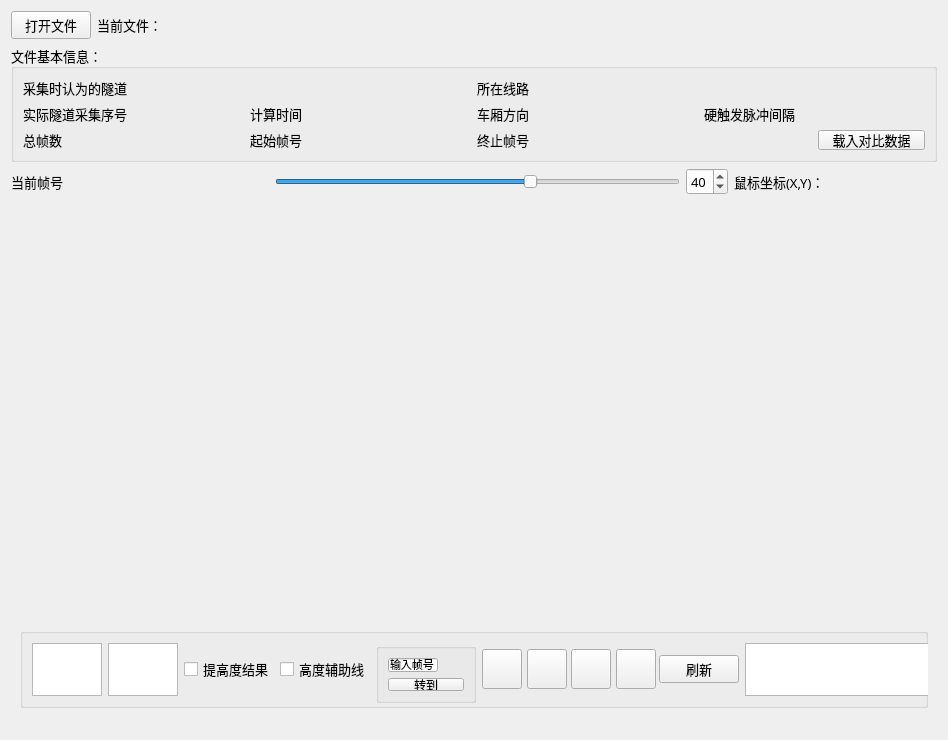
<?xml version="1.0" encoding="UTF-8"?>
<ui version="4.0">
 <class>ViewTVCalcuMatDataWidget</class>
 <widget class="QWidget" name="ViewTVCalcuMatDataWidget">
  <property name="geometry">
   <rect>
    <x>0</x>
    <y>0</y>
    <width>948</width>
    <height>740</height>
   </rect>
  </property>
  <property name="font">
   <font>
    <family>微软雅黑</family>
    <pointsize>10</pointsize>
    <weight>50</weight>
    <bold>false</bold>
   </font>
  </property>
  <property name="windowTitle">
   <string>铁路隧道建筑限界测量系统-计算结果流式文件(.mdat/.fdat)查看工具</string>
  </property>
  <layout class="QGridLayout" name="gridLayout_7">
   <item row="0" column="0">
    <layout class="QGridLayout" name="gridLayout">
     <item row="0" column="0">
      <widget class="QPushButton" name="openFileButton">
       <property name="text">
        <string>打开文件</string>
       </property>
      </widget>
     </item>
     <item row="0" column="1">
      <widget class="QLabel" name="label">
       <property name="text">
        <string>当前文件：</string>
       </property>
      </widget>
     </item>
     <item row="0" column="2">
      <widget class="QLabel" name="currentFile">
       <property name="minimumSize">
        <size>
         <width>400</width>
         <height>0</height>
        </size>
       </property>
       <property name="text">
        <string/>
       </property>
      </widget>
     </item>
     <item row="0" column="3">
      <spacer name="horizontalSpacer">
       <property name="orientation">
        <enum>Qt::Horizontal</enum>
       </property>
       <property name="sizeHint" stdset="0">
        <size>
         <width>40</width>
         <height>20</height>
        </size>
       </property>
      </spacer>
     </item>
    </layout>
   </item>
   <item row="1" column="0">
    <widget class="QGroupBox" name="groupBox">
     <property name="title">
      <string>文件基本信息：</string>
     </property>
     <layout class="QVBoxLayout" name="verticalLayout_3">
      <item>
       <layout class="QGridLayout" name="gridLayout_3">
        <item row="2" column="6">
         <widget class="QLabel" name="label_11">
          <property name="text">
           <string>硬触发脉冲间隔</string>
          </property>
         </widget>
        </item>
        <item row="1" column="2">
         <widget class="QLabel" name="isdouble">
          <property name="text">
           <string/>
          </property>
         </widget>
        </item>
        <item row="2" column="3">
         <widget class="QLabel" name="datetime">
          <property name="text">
           <string/>
          </property>
         </widget>
        </item>
        <item row="1" column="3">
         <widget class="QLabel" name="isnormal">
          <property name="text">
           <string/>
          </property>
         </widget>
        </item>
        <item row="1" column="5">
         <widget class="QLabel" name="linename">
          <property name="text">
           <string/>
          </property>
         </widget>
        </item>
        <item row="1" column="0">
         <widget class="QLabel" name="label_4">
          <property name="text">
           <string>采集时认为的隧道</string>
          </property>
         </widget>
        </item>
        <item row="1" column="1">
         <widget class="QLabel" name="tunnelname">
          <property name="text">
           <string/>
          </property>
         </widget>
        </item>
        <item row="2" column="1">
         <widget class="QLabel" name="seqno">
          <property name="text">
           <string/>
          </property>
         </widget>
        </item>
        <item row="2" column="4">
         <widget class="QLabel" name="label_7">
          <property name="text">
           <string>车厢方向</string>
          </property>
         </widget>
        </item>
        <item row="2" column="2">
         <widget class="QLabel" name="label_5">
          <property name="text">
           <string>计算时间</string>
          </property>
         </widget>
        </item>
        <item row="2" column="0">
         <widget class="QLabel" name="label_6">
          <property name="text">
           <string>实际隧道采集序号</string>
          </property>
         </widget>
        </item>
        <item row="1" column="4">
         <widget class="QLabel" name="label_3">
          <property name="text">
           <string>所在线路</string>
          </property>
         </widget>
        </item>
        <item row="2" column="5">
         <widget class="QLabel" name="direction">
          <property name="text">
           <string/>
          </property>
         </widget>
        </item>
        <item row="3" column="0">
         <widget class="QLabel" name="label_8">
          <property name="text">
           <string>总帧数</string>
          </property>
         </widget>
        </item>
        <item row="3" column="1">
         <widget class="QLabel" name="totalFrame">
          <property name="text">
           <string/>
          </property>
         </widget>
        </item>
        <item row="3" column="2">
         <widget class="QLabel" name="label_9">
          <property name="text">
           <string>起始帧号</string>
          </property>
         </widget>
        </item>
        <item row="3" column="4">
         <widget class="QLabel" name="label_10">
          <property name="text">
           <string>终止帧号</string>
          </property>
         </widget>
        </item>
        <item row="3" column="3">
         <widget class="QLabel" name="startFrame">
          <property name="text">
           <string/>
          </property>
         </widget>
        </item>
        <item row="3" column="5">
         <widget class="QLabel" name="endFrame">
          <property name="text">
           <string/>
          </property>
         </widget>
        </item>
        <item row="2" column="7">
         <widget class="QLabel" name="pulsenum">
          <property name="text">
           <string/>
          </property>
         </widget>
        </item>
        <item row="3" column="7">
         <widget class="QPushButton" name="loadCompareDataButton">
          <property name="maximumSize">
           <size>
            <width>16777215</width>
            <height>20</height>
           </size>
          </property>
          <property name="text">
           <string>载入对比数据</string>
          </property>
         </widget>
        </item>
       </layout>
      </item>
     </layout>
    </widget>
   </item>
   <item row="2" column="0">
    <layout class="QGridLayout" name="gridLayout_5">
     <item row="0" column="0">
      <layout class="QGridLayout" name="gridLayout_4">
       <item row="0" column="5">
        <widget class="QLabel" name="label_12">
         <property name="text">
          <string>鼠标坐标(X,Y)：</string>
         </property>
        </widget>
       </item>
       <item row="0" column="0">
        <widget class="QLabel" name="label_2">
         <property name="text">
          <string>当前帧号</string>
         </property>
        </widget>
       </item>
       <item row="0" column="1">
        <widget class="QLabel" name="framenumberlabel">
         <property name="minimumSize">
          <size>
           <width>200</width>
           <height>0</height>
          </size>
         </property>
         <property name="font">
          <font>
           <pointsize>12</pointsize>
           <weight>75</weight>
           <bold>true</bold>
          </font>
         </property>
         <property name="text">
          <string/>
         </property>
         <property name="alignment">
          <set>Qt::AlignCenter</set>
         </property>
        </widget>
       </item>
       <item row="0" column="3">
        <widget class="QSlider" name="horizontalSlider">
         <property name="minimum">
          <number>5</number>
         </property>
         <property name="maximum">
          <number>60</number>
         </property>
         <property name="value">
          <number>40</number>
         </property>
         <property name="orientation">
          <enum>Qt::Horizontal</enum>
         </property>
        </widget>
       </item>
       <item row="0" column="4">
        <widget class="QSpinBox" name="spinBox">
         <property name="minimum">
          <number>10</number>
         </property>
         <property name="maximum">
          <number>60</number>
         </property>
         <property name="value">
          <number>40</number>
         </property>
        </widget>
       </item>
       <item row="0" column="6">
        <widget class="QLabel" name="mouseX">
         <property name="minimumSize">
          <size>
           <width>50</width>
           <height>0</height>
          </size>
         </property>
         <property name="text">
          <string/>
         </property>
        </widget>
       </item>
       <item row="0" column="7">
        <widget class="QLabel" name="mouseY">
         <property name="minimumSize">
          <size>
           <width>50</width>
           <height>0</height>
          </size>
         </property>
         <property name="text">
          <string/>
         </property>
        </widget>
       </item>
      </layout>
     </item>
     <item row="1" column="0">
      <widget class="QWidget" name="graphicsView" native="true">
       <property name="minimumSize">
        <size>
         <width>0</width>
         <height>400</height>
        </size>
       </property>
      </widget>
     </item>
    </layout>
   </item>
   <item row="3" column="0">
    <widget class="QWidget" name="widget" native="true">
     <layout class="QGridLayout" name="gridLayout_8">
      <item row="0" column="0">
       <widget class="QGroupBox" name="player_groupBox">
        <property name="minimumSize">
         <size>
          <width>600</width>
          <height>0</height>
         </size>
        </property>
        <property name="maximumSize">
         <size>
          <width>16777215</width>
          <height>80</height>
         </size>
        </property>
        <property name="title">
         <string/>
        </property>
        <layout class="QHBoxLayout" name="horizontalLayout">
         <item>
          <widget class="QPlainTextEdit" name="RmatrixText"/>
         </item>
         <item>
          <widget class="QPlainTextEdit" name="TmatrixText"/>
         </item>
         <item>
          <widget class="QCheckBox" name="synResultButton">
           <property name="text">
            <string>提高度结果</string>
           </property>
          </widget>
         </item>
         <item>
          <widget class="QCheckBox" name="interestHeightsButton">
           <property name="font">
            <font>
             <pointsize>10</pointsize>
            </font>
           </property>
           <property name="text">
            <string>高度辅助线</string>
           </property>
          </widget>
         </item>
         <item>
          <widget class="QGroupBox" name="groupBox_2">
           <property name="minimumSize">
            <size>
             <width>100</width>
             <height>60</height>
            </size>
           </property>
           <property name="title">
            <string/>
           </property>
           <layout class="QVBoxLayout" name="verticalLayout_4">
            <item>
             <widget class="QLineEdit" name="frameSearchInput_2">
              <property name="maximumSize">
               <size>
                <width>50</width>
                <height>16777215</height>
               </size>
              </property>
              <property name="font">
               <font>
                <pointsize>8</pointsize>
               </font>
              </property>
              <property name="text">
               <string>输入帧号</string>
              </property>
             </widget>
            </item>
            <item>
             <widget class="QPushButton" name="frameSearchButton_2">
              <property name="font">
               <font>
                <pointsize>9</pointsize>
               </font>
              </property>
              <property name="text">
               <string>转到</string>
              </property>
              <property name="icon">
               <iconset resource="../../../lz_client_main/resource/icons.qrc">
                <normaloff>:/image/cancel.png</normaloff>:/image/cancel.png</iconset>
              </property>
             </widget>
            </item>
           </layout>
          </widget>
         </item>
         <item>
          <spacer name="horizontalSpacer_12">
           <property name="orientation">
            <enum>Qt::Horizontal</enum>
           </property>
           <property name="sizeHint" stdset="0">
            <size>
             <width>40</width>
             <height>20</height>
            </size>
           </property>
          </spacer>
         </item>
         <item>
          <layout class="QGridLayout" name="gridLayout_2">
           <item row="0" column="0">
            <widget class="QPushButton" name="beginFrameLabel_2">
             <property name="minimumSize">
              <size>
               <width>40</width>
               <height>40</height>
              </size>
             </property>
             <property name="maximumSize">
              <size>
               <width>40</width>
               <height>40</height>
              </size>
             </property>
             <property name="toolTip">
              <string>&lt;html&gt;&lt;head/&gt;&lt;body&gt;&lt;p&gt;第一帧&lt;/p&gt;&lt;/body&gt;&lt;/html&gt;</string>
             </property>
             <property name="whatsThis">
              <string>&lt;html&gt;&lt;head/&gt;&lt;body&gt;&lt;p&gt;&lt;br/&gt;&lt;/p&gt;&lt;/body&gt;&lt;/html&gt;</string>
             </property>
             <property name="styleSheet">
              <string notr="true">QPushButton{ 
    border-width:4px;
    border-image:url(:player/player_begin.png)
    4 4 4 4 stretch stretch;
}

QPushButton:hover{
    border: 0.1px solid;
    border-image:url(:player/player_begin.png)
}

QPushButton:pressed{
	border: 0.1px solid;
	border-image:url(:player/player_begin.png)
}</string>
             </property>
             <property name="text">
              <string/>
             </property>
            </widget>
           </item>
           <item row="0" column="1">
            <spacer name="horizontalSpacer_11">
             <property name="orientation">
              <enum>Qt::Horizontal</enum>
             </property>
             <property name="sizeHint" stdset="0">
              <size>
               <width>40</width>
               <height>20</height>
              </size>
             </property>
            </spacer>
           </item>
           <item row="0" column="2">
            <widget class="QPushButton" name="lastFrameLabel_2">
             <property name="minimumSize">
              <size>
               <width>40</width>
               <height>40</height>
              </size>
             </property>
             <property name="maximumSize">
              <size>
               <width>40</width>
               <height>40</height>
              </size>
             </property>
             <property name="toolTip">
              <string>&lt;html&gt;&lt;head/&gt;&lt;body&gt;&lt;p&gt;上5帧&lt;/p&gt;&lt;/body&gt;&lt;/html&gt;</string>
             </property>
             <property name="whatsThis">
              <string>&lt;html&gt;&lt;head/&gt;&lt;body&gt;&lt;p&gt;&lt;br/&gt;&lt;/p&gt;&lt;/body&gt;&lt;/html&gt;</string>
             </property>
             <property name="styleSheet">
              <string notr="true">QPushButton{ 
    border-width:4px;
    border-image:url(:player/player_back.png)
    4 4 4 4 stretch stretch;
}

QPushButton:hover{
    border: 0.1px solid;
    border-image:url(:player/player_back.png)
}

QPushButton:pressed{
	border: 0.1px solid;
	border-image:url(:player/player_back.png)
}</string>
             </property>
             <property name="text">
              <string/>
             </property>
            </widget>
           </item>
           <item row="0" column="3">
            <spacer name="horizontalSpacer_8">
             <property name="orientation">
              <enum>Qt::Horizontal</enum>
             </property>
             <property name="sizeHint" stdset="0">
              <size>
               <width>40</width>
               <height>20</height>
              </size>
             </property>
            </spacer>
           </item>
           <item row="0" column="4">
            <widget class="QPushButton" name="nextFrameLabel_2">
             <property name="minimumSize">
              <size>
               <width>40</width>
               <height>40</height>
              </size>
             </property>
             <property name="maximumSize">
              <size>
               <width>40</width>
               <height>40</height>
              </size>
             </property>
             <property name="toolTip">
              <string>&lt;html&gt;&lt;head/&gt;&lt;body&gt;&lt;p&gt;下5帧&lt;/p&gt;&lt;/body&gt;&lt;/html&gt;</string>
             </property>
             <property name="whatsThis">
              <string>&lt;html&gt;&lt;head/&gt;&lt;body&gt;&lt;p&gt;&lt;br/&gt;&lt;/p&gt;&lt;/body&gt;&lt;/html&gt;</string>
             </property>
             <property name="styleSheet">
              <string notr="true">QPushButton{ 
    border-width:4px;
    border-image:url(:player/player_forward.png)
    4 4 4 4 stretch stretch;
}

QPushButton:hover{
    border: 0.1px solid;
    border-image:url(:player/player_forward.png)
}

QPushButton:pressed{
	border: 0.1px solid;
	border-image:url(:player/player_forward.png)
}</string>
             </property>
             <property name="text">
              <string/>
             </property>
            </widget>
           </item>
           <item row="0" column="5">
            <spacer name="horizontalSpacer_9">
             <property name="orientation">
              <enum>Qt::Horizontal</enum>
             </property>
             <property name="sizeHint" stdset="0">
              <size>
               <width>40</width>
               <height>20</height>
              </size>
             </property>
            </spacer>
           </item>
           <item row="0" column="6">
            <widget class="QPushButton" name="endFrameLabel_2">
             <property name="minimumSize">
              <size>
               <width>40</width>
               <height>40</height>
              </size>
             </property>
             <property name="maximumSize">
              <size>
               <width>40</width>
               <height>40</height>
              </size>
             </property>
             <property name="toolTip">
              <string>&lt;html&gt;&lt;head/&gt;&lt;body&gt;&lt;p&gt;末尾帧&lt;/p&gt;&lt;/body&gt;&lt;/html&gt;</string>
             </property>
             <property name="whatsThis">
              <string>&lt;html&gt;&lt;head/&gt;&lt;body&gt;&lt;p&gt;&lt;br/&gt;&lt;/p&gt;&lt;/body&gt;&lt;/html&gt;</string>
             </property>
             <property name="styleSheet">
              <string notr="true">QPushButton{ 
    border-width:4px;
    border-image:url(:player/player_end.png)
    4 4 4 4 stretch stretch;
}

QPushButton:hover{
    border: 0.1px solid;
    border-image:url(:player/player_end.png)
}

QPushButton:pressed{
	border: 0.1px solid;
	border-image:url(:player/player_end.png)
}</string>
             </property>
             <property name="text">
              <string/>
             </property>
            </widget>
           </item>
           <item row="0" column="7">
            <spacer name="horizontalSpacer_7">
             <property name="orientation">
              <enum>Qt::Horizontal</enum>
             </property>
             <property name="sizeHint" stdset="0">
              <size>
               <width>40</width>
               <height>20</height>
              </size>
             </property>
            </spacer>
           </item>
          </layout>
         </item>
         <item>
          <widget class="QPushButton" name="refreshButton_2">
           <property name="font">
            <font>
             <pointsize>10</pointsize>
            </font>
           </property>
           <property name="text">
            <string>刷新</string>
           </property>
           <property name="icon">
            <iconset resource="../../../lz_client_main/resource/icons.qrc">
             <normaloff>:/image/refresh (2).png</normaloff>:/image/refresh (2).png</iconset>
           </property>
          </widget>
         </item>
         <item>
          <spacer name="horizontalSpacer_14">
           <property name="orientation">
            <enum>Qt::Horizontal</enum>
           </property>
           <property name="sizeHint" stdset="0">
            <size>
             <width>40</width>
             <height>20</height>
            </size>
           </property>
          </spacer>
         </item>
         <item>
          <widget class="QTextBrowser" name="statusArea">
           <property name="minimumSize">
            <size>
             <width>500</width>
             <height>0</height>
            </size>
           </property>
          </widget>
         </item>
        </layout>
       </widget>
      </item>
     </layout>
    </widget>
   </item>
  </layout>
 </widget>
 <resources>
  <include location="../../../lz_client_main/resource/icons.qrc"/>
 </resources>
 <connections/>
</ui>
